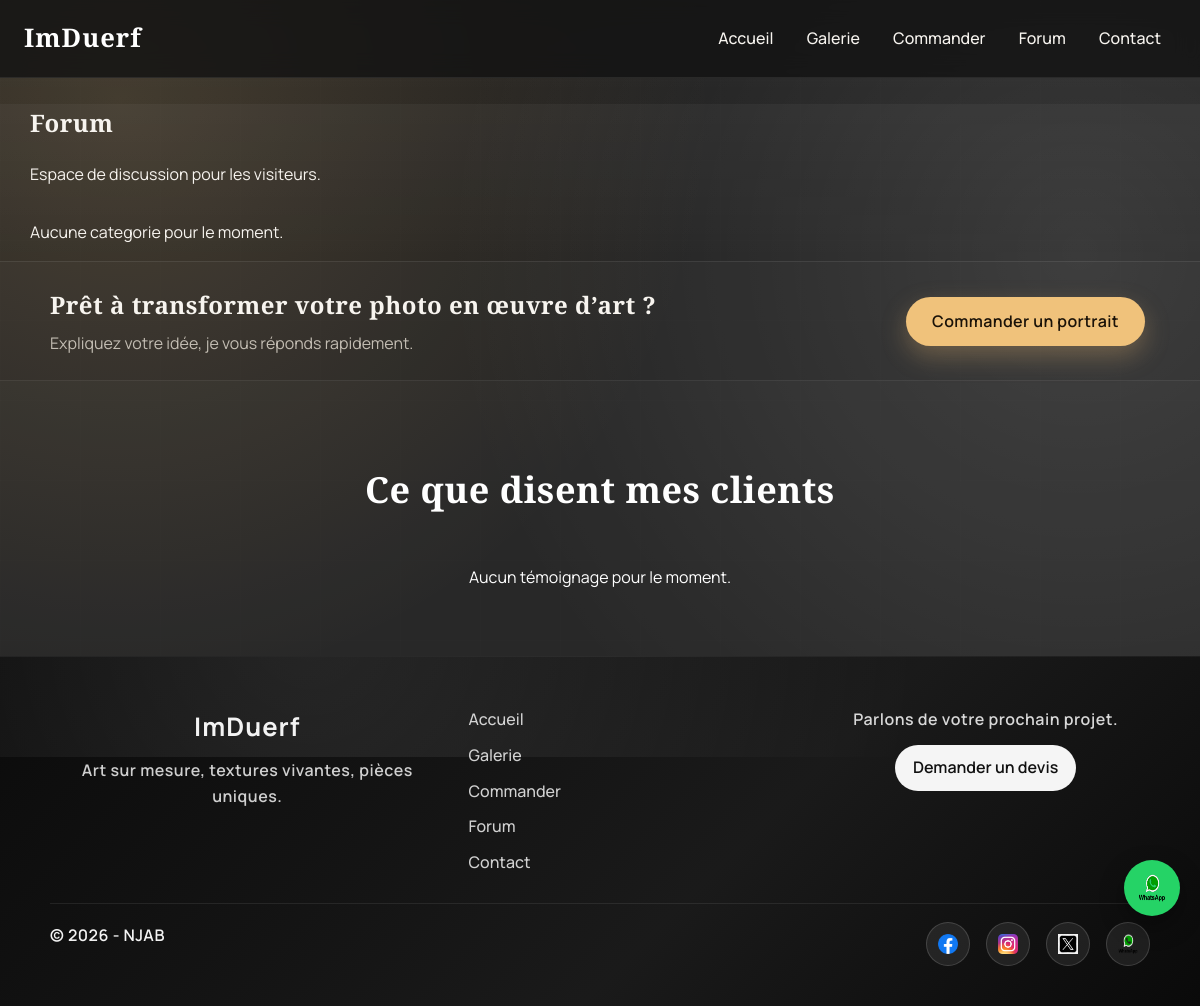
Before: /forum/ with the older database file.
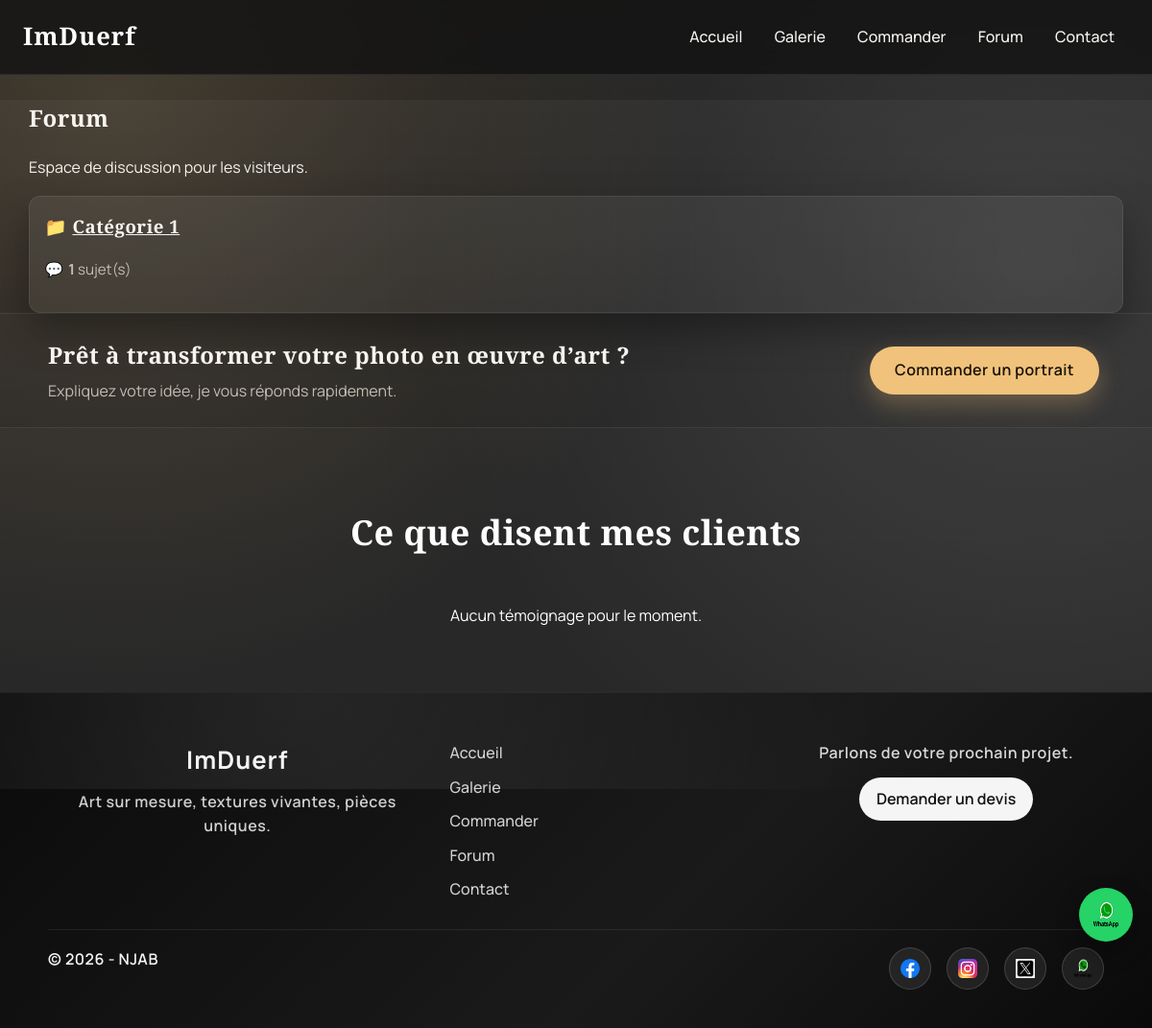
After: the same page with the newer database file.
### portfolio/models.py (models this page shows, shortened)
class ForumCategory(models.Model):
    nom = models.CharField(max_length=100)
    description = models.TextField(blank=True)
    created_at = models.DateTimeField(auto_now_add=True)
    class Meta:
        ordering = ['nom']
        verbose_name = "Cat\u00e9gorie du forum"
        verbose_name_plural = "Cat\u00e9gories du forum"

### portfolio/views.py (the view)
# urls.py: path('forum/', views.forum_index, name='forum_index'),
def forum_index(request):
    categories = ForumCategory.objects.all()
    return render(request, 'forum_index.html', {'categories': categories})

### portfolio/context_processors.py (called while the page is built)
def testimonials_context(request):
    return {
        'testimonials': Testimonial.objects.all()
    }

### templates/forum_index.html (shortened to what this page needs)
{% extends 'base.html' %}
{% block content %}
<section class="section">
    <div class="section-inner">
        <h1>Forum</h1>
        <p>Espace de discussion pour les visiteurs.</p>
        <div class="forum-list">
            {% for c in categories %}
            <div class="forum-card">
                <h3>
                    <a href="{% url 'forum_category' c.id %}"><span class="icon">&#128193;</span>{{ c.nom }}</a>
                </h3>
                <p class="forum-meta"><span class="icon">&#128172;</span><strong>{{ c.topics.count }}</strong> sujet(s)</p>
            </div>
            {% empty %}
            <p>Aucune categorie pour le moment.</p>
            {% endfor %}
        </div>
    </div>
</section>
{% endblock %}

### templates/base.html (shortened to what this page needs)
{% load static %}
<!DOCTYPE html>
<html lang="fr">
<head>
    <link rel="stylesheet" href="{% static 'css/style.css' %}">
</head>
<body data-sw-url="{% static 'service-worker.js' %}">
<header class="sticky-header">
    <nav class="navbar">
        <a class="logo" href="{% url 'home' %}">ImDuerf</a>
        <div class="menu" id="nav-links">
            <a href="{% url 'home' %}">Accueil</a>
            <a href="{% url 'galerie' %}">Galerie</a>
            <a href="{% url 'commander' %}">Commander</a>
            <a href="{% url 'forum_index' %}">Forum</a>
            <a href="{% url 'contact' %}">Contact</a>
        </div>
    </nav>
</header>
<main class="main-content">
    {% block content %}
    {% endblock %}
</main>
<section class="cta-strip">
    <div class="cta-inner">
        <div>
            <h2>Prêt à transformer votre photo en œuvre d’art ?</h2>
            <p>Expliquez votre idée, je vous réponds rapidement.</p>
        </div>
        <a class="btn btn-primary" href="{% url 'commander' %}">Commander un portrait</a>
    </div>
</section>
<section class="testimonials">
    <h2>Ce que disent mes clients</h2>
    <div class="testimonials-container">
        {% for t in testimonials %}
        <div class="testimonial">
            <p>“{{ t.texte }}”</p>
            <span>— {{ t.nom }}</span>
        </div>
        {% empty %}
        <p>Aucun témoignage pour le moment.</p>
        {% endfor %}
    </div>
</section>
<footer>
    <div class="footer-inner">
        <div class="footer-brand">
            <div class="footer-logo">ImDuerf</div>
            <p>Art sur mesure, textures vivantes, pièces uniques.</p>
        </div>
        <div class="footer-links">
            <a href="{% url 'home' %}">Accueil</a>
            <a href="{% url 'galerie' %}">Galerie</a>
            <a href="{% url 'commander' %}">Commander</a>
            <a href="{% url 'forum_index' %}">Forum</a>
            <a href="{% url 'contact' %}">Contact</a>
        </div>
        <div class="footer-cta">
            <p>Parlons de votre prochain projet.</p>
            <a class="footer-button" href="{% url 'contact' %}">Demander un devis</a>
        </div>
    </div>
    <div class="footer-bottom">
        <p>&copy; {% now "Y" %} - NJAB</p>
        <div class="social-icons">
            <a href="https://www.facebook.com/DuerfFreud0809?mibextid=wwXIfr&mibextid=wwXIfr"><img src="{% static 'images/facebook.png' %}" alt="Facebook"></a>
            <a href="https://www.instagram.com/duerffreud08?igsh=MTF2b2Z0MnZhOHFvbw%3D%3D&utm_source=qr"><img src="{% static 'images/instagram.png' %}" alt="Instagram"></a>
            <a href="#"><img src="{% static 'images/x.png' %}" alt="X"></a>
            <a href="https://wa.me/242068560072" target="_blank" rel="noopener noreferrer"><img src="{% static 'images/whatsapp.png' %}" alt="WhatsApp"></a>
        </div>
    </div>
</footer>
<a class="whatsapp-fab" href="https://wa.me/242065319666" target="_blank" rel="noopener noreferrer" aria-label="WhatsApp">
    <img src="{% static 'images/whatsapp.png' %}" alt="WhatsApp">
</a>
</body>
</html>

Changed rows visible on the page:
added ForumCategory: nom "Catégorie 1", topics.count "1"
Other visible differences:
text no longer shown: "Aucune categorie pour le moment."
